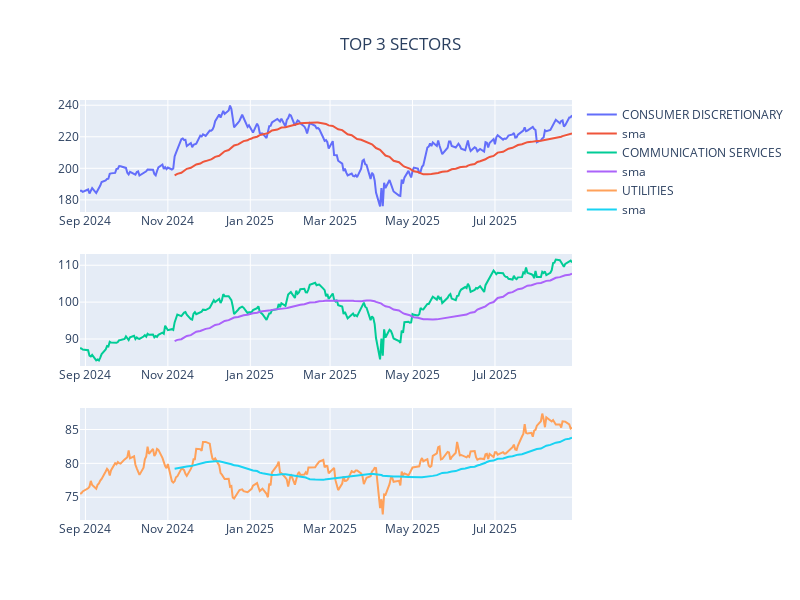

The notebook cell this image was saved under:
### Markdown cell above
### Sectors

### Code cell
from yfinance_utils import list_utils
from datetime import datetime

symbols = list_utils.get_sectors()
names = list_utils.sectors
COLUMNS = ['Adj Close', 'Open','High','Low','Close','Volume']
NUMBER_OF_TOP_PERFORMERS_IN_MARKETS = 3

fig2=make_subplots(rows=3, cols=1)
fig2.update_layout(title=f"TOP {NUMBER_OF_TOP_PERFORMERS_IN_MARKETS} SECTORS", title_x=0.5, width=800, height=600)

top = list_utils.get_top_performers(symbols, size=NUMBER_OF_TOP_PERFORMERS_IN_MARKETS)
_list = [i[0] for i in top]

data = yfinance.download(_list, period='1y', auto_adjust=False)
counter=1
for symbol in _list:
    _d2 = pd.DataFrame()
    _d2 = data.loc[:,(slice(None),symbol)]
    _d2.columns = COLUMNS
    _d2['sma'] = TA.SMA(_d2, period=50)
    _d2.reset_index(inplace=True)
    fig2.add_trace(
        go.Scatter(y=_d2['Close'], x=_d2['Date'], name=names[symbol]),
        secondary_y=False,
        row=counter, col=1
    )
    fig2.add_trace(
        go.Scatter(y=_d2['sma'], x=_d2['Date'], name=f'sma'),
        secondary_y=False,
        row=counter, col=1
    )
    counter = counter + 1
fig2.show()

today = datetime.today().strftime('%Y-%m-%d')
print("PERFORMANCE IN THE LAST 30 DAYS:")
for symbol, value in top:
    if save_to_mongo:
        file_utils.save_to_mongo({"DATE":today, "TICK":symbol, "PERFORMANCE":value, "SECTOR":names[symbol]}, "top_sectors")

### Figure 1 — Plotly figure (JSON) as saved in the notebook; plotly's stock layout.template omitted (floating-point values rounded to 4 significant figures; data arrays with more than 128 entries replaced by an {"elided": "..."} marker saying what was removed)
{"data": [{"name": "CONSUMER DISCRETIONARY", "type": "scatter", "x": {"elided": "250 str values"}, "xaxis": "x", "y": {"elided": "250 float values"}, "yaxis": "y"}, {"name": "sma", "type": "scatter", "x": {"elided": "250 str values"}, "xaxis": "x", "y": {"elided": "250 float values"}, "yaxis": "y"}, {"name": "COMMUNICATION SERVICES", "type": "scatter", "x": {"elided": "250 str values"}, "xaxis": "x2", "y": {"elided": "250 float values"}, "yaxis": "y2"}, {"name": "sma", "type": "scatter", "x": {"elided": "250 str values"}, "xaxis": "x2", "y": {"elided": "250 float values"}, "yaxis": "y2"}, {"name": "UTILITIES", "type": "scatter", "x": {"elided": "250 str values"}, "xaxis": "x3", "y": {"elided": "250 float values"}, "yaxis": "y3"}, {"name": "sma", "type": "scatter", "x": {"elided": "250 str values"}, "xaxis": "x3", "y": {"elided": "250 float values"}, "yaxis": "y3"}], "layout": {"height": 600, "title": {"text": "TOP 3 SECTORS", "x": 0.5}, "width": 800, "xaxis": {"anchor": "y", "domain": [0, 1]}, "xaxis2": {"anchor": "y2", "domain": [0, 1]}, "xaxis3": {"anchor": "y3", "domain": [0, 1]}, "yaxis": {"anchor": "x", "domain": [0.7333, 1]}, "yaxis2": {"anchor": "x2", "domain": [0.3667, 0.6333]}, "yaxis3": {"anchor": "x3", "domain": [0, 0.2667]}}}
